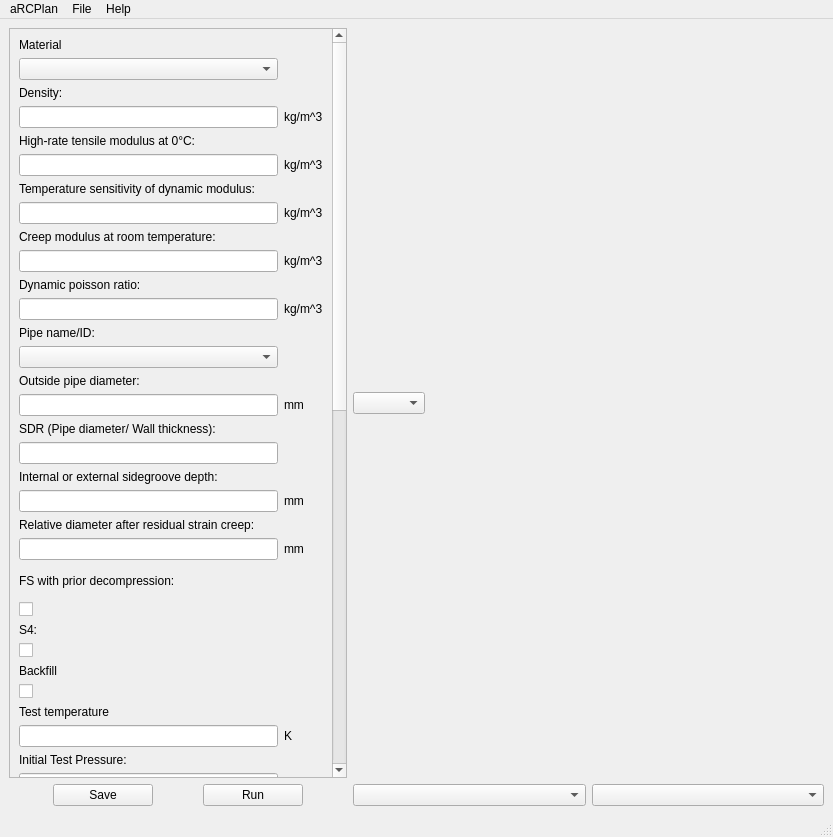
<?xml version="1.0" encoding="UTF-8"?>
<ui version="4.0">
 <class>guimain</class>
 <widget class="QMainWindow" name="guimain">
  <property name="geometry">
   <rect>
    <x>0</x>
    <y>0</y>
    <width>833</width>
    <height>837</height>
   </rect>
  </property>
  <property name="maximumSize">
   <size>
    <width>16777215</width>
    <height>16777215</height>
   </size>
  </property>
  <property name="windowTitle">
   <string>aRCPlan</string>
  </property>
  <property name="unifiedTitleAndToolBarOnMac">
   <bool>false</bool>
  </property>
  <widget class="QWidget" name="centralwidget">
   <layout class="QGridLayout" name="gridLayout">
    <item row="0" column="2" rowspan="3">
     <widget class="QCustomPlot" name="Crackplot" native="true">
      <property name="minimumSize">
       <size>
        <width>465</width>
        <height>300</height>
       </size>
      </property>
     </widget>
    </item>
    <item row="7" column="0">
     <layout class="QHBoxLayout" name="horizontalLayout_2">
      <item>
       <widget class="QPushButton" name="Save">
        <property name="enabled">
         <bool>true</bool>
        </property>
        <property name="sizePolicy">
         <sizepolicy hsizetype="Minimum" vsizetype="Fixed">
          <horstretch>0</horstretch>
          <verstretch>0</verstretch>
         </sizepolicy>
        </property>
        <property name="maximumSize">
         <size>
          <width>100</width>
          <height>50</height>
         </size>
        </property>
        <property name="text">
         <string>Save</string>
        </property>
       </widget>
      </item>
      <item>
       <widget class="QPushButton" name="Runbutton">
        <property name="sizePolicy">
         <sizepolicy hsizetype="Minimum" vsizetype="Fixed">
          <horstretch>0</horstretch>
          <verstretch>0</verstretch>
         </sizepolicy>
        </property>
        <property name="maximumSize">
         <size>
          <width>100</width>
          <height>50</height>
         </size>
        </property>
        <property name="text">
         <string>Run</string>
        </property>
       </widget>
      </item>
     </layout>
    </item>
    <item row="7" column="2" colspan="2">
     <layout class="QHBoxLayout" name="horizontalLayout">
      <item>
       <widget class="QComboBox" name="xCombo"/>
      </item>
      <item>
       <widget class="QComboBox" name="yCombo"/>
      </item>
     </layout>
    </item>
    <item row="3" column="2" colspan="2">
     <layout class="QHBoxLayout" name="horizontalLayout_3">
      <item>
       <widget class="QComboBox" name="varCombo"/>
      </item>
      <item>
       <spacer name="horizontalSpacer">
        <property name="orientation">
         <enum>Qt::Horizontal</enum>
        </property>
        <property name="sizeHint" stdset="0">
         <size>
          <width>40</width>
          <height>20</height>
         </size>
        </property>
       </spacer>
      </item>
     </layout>
    </item>
    <item row="0" column="0" rowspan="7">
     <widget class="QScrollArea" name="scrollArea_2">
      <property name="widgetResizable">
       <bool>true</bool>
      </property>
      <widget class="QWidget" name="scrollAreaWidgetContents_2">
       <property name="geometry">
        <rect>
         <x>0</x>
         <y>0</y>
         <width>328</width>
         <height>1722</height>
        </rect>
       </property>
       <layout class="QGridLayout" name="gridLayout_3">
        <item row="34" column="1">
         <widget class="QLabel" name="label_19">
          <property name="text">
           <string>MPa</string>
          </property>
         </widget>
        </item>
        <item row="12" column="0">
         <widget class="QLineEdit" name="creepmodulus"/>
        </item>
        <item row="32" column="1">
         <widget class="QLabel" name="label_18">
          <property name="text">
           <string>K</string>
          </property>
         </widget>
        </item>
        <item row="8" column="1">
         <widget class="QLabel" name="label_16">
          <property name="text">
           <string>kg/m^3</string>
          </property>
         </widget>
        </item>
        <item row="63" column="0">
         <widget class="QLineEdit" name="from">
          <property name="sizePolicy">
           <sizepolicy hsizetype="Fixed" vsizetype="Fixed">
            <horstretch>0</horstretch>
            <verstretch>0</verstretch>
           </sizepolicy>
          </property>
         </widget>
        </item>
        <item row="42" column="0">
         <widget class="QLineEdit" name="waterfraction"/>
        </item>
        <item row="17" column="0" colspan="2">
         <widget class="QLabel" name="PipeID_22">
          <property name="text">
           <string>Outside pipe diameter:</string>
          </property>
         </widget>
        </item>
        <item row="1" column="0">
         <widget class="QComboBox" name="materialname"/>
        </item>
        <item row="65" column="0">
         <widget class="QLineEdit" name="to">
          <property name="sizePolicy">
           <sizepolicy hsizetype="Fixed" vsizetype="Fixed">
            <horstretch>0</horstretch>
            <verstretch>0</verstretch>
           </sizepolicy>
          </property>
         </widget>
        </item>
        <item row="10" column="1">
         <widget class="QLabel" name="label_17">
          <property name="text">
           <string>kg/m^3</string>
          </property>
         </widget>
        </item>
        <item row="30" column="0">
         <widget class="QCheckBox" name="backfill">
          <property name="text">
           <string/>
          </property>
         </widget>
        </item>
        <item row="46" column="0">
         <widget class="QLineEdit" name="initiallength"/>
        </item>
        <item row="29" column="0">
         <widget class="QLabel" name="label_11">
          <property name="text">
           <string>Backfill</string>
          </property>
         </widget>
        </item>
        <item row="38" column="0">
         <widget class="QLineEdit" name="backfilldensity"/>
        </item>
        <item row="11" column="0" colspan="2">
         <widget class="QLabel" name="Creepmodulus">
          <property name="text">
           <string>Creep modulus at room temperature:</string>
          </property>
         </widget>
        </item>
        <item row="24" column="0">
         <widget class="QLineEdit" name="relativediameter"/>
        </item>
        <item row="8" column="0">
         <widget class="QLineEdit" name="dynamicmodulus"/>
        </item>
        <item row="25" column="0">
         <widget class="QLabel" name="label_12">
          <property name="minimumSize">
           <size>
            <width>0</width>
            <height>30</height>
           </size>
          </property>
          <property name="baseSize">
           <size>
            <width>0</width>
            <height>30</height>
           </size>
          </property>
          <property name="text">
           <string>FS with prior decompression:</string>
          </property>
          <property name="wordWrap">
           <bool>true</bool>
          </property>
         </widget>
        </item>
        <item row="7" column="0">
         <widget class="QLabel" name="DynamicModulus">
          <property name="text">
           <string>High-rate tensile modulus at 0°C:</string>
          </property>
         </widget>
        </item>
        <item row="36" column="0">
         <widget class="QLineEdit" name="backfilldepth"/>
        </item>
        <item row="40" column="0">
         <widget class="QLineEdit" name="solidfraction"/>
        </item>
        <item row="52" column="0">
         <widget class="QCheckBox" name="verbose">
          <property name="text">
           <string/>
          </property>
         </widget>
        </item>
        <item row="18" column="0">
         <widget class="QLineEdit" name="outsidediameter"/>
        </item>
        <item row="27" column="0">
         <widget class="QLabel" name="label_13">
          <property name="text">
           <string>S4:</string>
          </property>
         </widget>
        </item>
        <item row="22" column="0">
         <widget class="QLineEdit" name="groovedepth"/>
        </item>
        <item row="54" column="0">
         <widget class="QCheckBox" name="singlemode">
          <property name="text">
           <string/>
          </property>
         </widget>
        </item>
        <item row="48" column="0">
         <widget class="QLineEdit" name="crackspeed"/>
        </item>
        <item row="50" column="0">
         <widget class="QLineEdit" name="fdnumber"/>
        </item>
        <item row="13" column="0" colspan="2">
         <widget class="QLabel" name="Poissonratio">
          <property name="text">
           <string>Dynamic poisson ratio:</string>
          </property>
         </widget>
        </item>
        <item row="14" column="1">
         <widget class="QLabel" name="label_23">
          <property name="text">
           <string>kg/m^3</string>
          </property>
         </widget>
        </item>
        <item row="9" column="0" colspan="2">
         <widget class="QLabel" name="DDynamicModulus">
          <property name="text">
           <string>Temperature sensitivity of dynamic modulus:</string>
          </property>
         </widget>
        </item>
        <item row="6" column="0">
         <widget class="QLineEdit" name="density"/>
        </item>
        <item row="56" column="0">
         <widget class="QCheckBox" name="rangemode">
          <property name="text">
           <string/>
          </property>
         </widget>
        </item>
        <item row="28" column="0">
         <widget class="QCheckBox" name="s4">
          <property name="text">
           <string/>
          </property>
         </widget>
        </item>
        <item row="18" column="1">
         <widget class="QLabel" name="label_24">
          <property name="text">
           <string>mm</string>
          </property>
         </widget>
        </item>
        <item row="24" column="1">
         <widget class="QLabel" name="label_26">
          <property name="text">
           <string>mm</string>
          </property>
         </widget>
        </item>
        <item row="19" column="0" colspan="2">
         <widget class="QLabel" name="PipeID_25">
          <property name="text">
           <string>SDR (Pipe diameter/ Wall thickness): </string>
          </property>
         </widget>
        </item>
        <item row="44" column="0">
         <widget class="QCheckBox" name="fixedlength">
          <property name="text">
           <string/>
          </property>
         </widget>
        </item>
        <item row="20" column="0">
         <widget class="QLineEdit" name="sdr"/>
        </item>
        <item row="14" column="0">
         <widget class="QLineEdit" name="dynpoissonratio"/>
        </item>
        <item row="61" column="0">
         <widget class="QLineEdit" name="noofpoints">
          <property name="sizePolicy">
           <sizepolicy hsizetype="Fixed" vsizetype="Fixed">
            <horstretch>0</horstretch>
            <verstretch>0</verstretch>
           </sizepolicy>
          </property>
         </widget>
        </item>
        <item row="32" column="0">
         <widget class="QLineEdit" name="testtemperature"/>
        </item>
        <item row="10" column="0">
         <widget class="QLineEdit" name="deltadynamicmodulus"/>
        </item>
        <item row="2" column="0" colspan="2">
         <widget class="QLabel" name="Density">
          <property name="text">
           <string>Density:</string>
          </property>
         </widget>
        </item>
        <item row="16" column="0">
         <widget class="QComboBox" name="pipename"/>
        </item>
        <item row="36" column="1">
         <widget class="QLabel" name="label_20">
          <property name="text">
           <string>mm</string>
          </property>
         </widget>
        </item>
        <item row="6" column="1">
         <widget class="QLabel" name="label_15">
          <property name="text">
           <string>kg/m^3</string>
          </property>
         </widget>
        </item>
        <item row="58" column="0">
         <widget class="QComboBox" name="parameter">
          <property name="sizePolicy">
           <sizepolicy hsizetype="Fixed" vsizetype="Fixed">
            <horstretch>0</horstretch>
            <verstretch>0</verstretch>
           </sizepolicy>
          </property>
          <property name="frame">
           <bool>true</bool>
          </property>
         </widget>
        </item>
        <item row="26" column="0">
         <widget class="QCheckBox" name="fs">
          <property name="text">
           <string/>
          </property>
         </widget>
        </item>
        <item row="34" column="0">
         <widget class="QLineEdit" name="initialpressure"/>
        </item>
        <item row="12" column="1">
         <widget class="QLabel" name="label_22">
          <property name="text">
           <string>kg/m^3</string>
          </property>
         </widget>
        </item>
        <item row="38" column="1">
         <widget class="QLabel" name="label_21">
          <property name="text">
           <string>kg/m^3</string>
          </property>
         </widget>
        </item>
        <item row="22" column="1">
         <widget class="QLabel" name="label_25">
          <property name="text">
           <string>mm</string>
          </property>
         </widget>
        </item>
        <item row="15" column="0" colspan="2">
         <widget class="QLabel" name="pipeID">
          <property name="text">
           <string>Pipe name/ID:</string>
          </property>
         </widget>
        </item>
        <item row="0" column="0" colspan="2">
         <widget class="QLabel" name="label_79">
          <property name="text">
           <string>Material</string>
          </property>
         </widget>
        </item>
        <item row="21" column="0" colspan="2">
         <widget class="QLabel" name="PipeID_24">
          <property name="text">
           <string>Internal or external sidegroove depth: </string>
          </property>
         </widget>
        </item>
        <item row="23" column="0" colspan="2">
         <widget class="QLabel" name="PipeID_23">
          <property name="text">
           <string>Relative diameter after residual strain creep: </string>
          </property>
         </widget>
        </item>
        <item row="39" column="0" colspan="2">
         <widget class="QLabel" name="PipeID_13">
          <property name="text">
           <string>Fraction of internal volume occupied by rigid core:</string>
          </property>
         </widget>
        </item>
        <item row="41" column="0" colspan="2">
         <widget class="QLabel" name="PipeID_14">
          <property name="text">
           <string>Fraction of internal volume occupied by water:</string>
          </property>
         </widget>
        </item>
        <item row="35" column="0" colspan="2">
         <widget class="QLabel" name="PipeID_11">
          <property name="text">
           <string>Backfill Depth:</string>
          </property>
         </widget>
        </item>
        <item row="33" column="0" colspan="2">
         <widget class="QLabel" name="PipeID_10">
          <property name="text">
           <string>Initial Test Pressure: </string>
          </property>
         </widget>
        </item>
        <item row="45" column="0" colspan="2">
         <widget class="QLabel" name="PipeID_15">
          <property name="text">
           <string>Outflow length (fixed or estimated value):</string>
          </property>
         </widget>
        </item>
        <item row="43" column="0" colspan="2">
         <widget class="QLabel" name="label_14">
          <property name="text">
           <string>Auto-calculate outflow length?</string>
          </property>
          <property name="wordWrap">
           <bool>true</bool>
          </property>
         </widget>
        </item>
        <item row="37" column="0" colspan="2">
         <widget class="QLabel" name="PipeID_12">
          <property name="text">
           <string>Backfill Density: </string>
          </property>
         </widget>
        </item>
        <item row="31" column="0" colspan="2">
         <widget class="QLabel" name="PipeID_9">
          <property name="text">
           <string>Test temperature</string>
          </property>
         </widget>
        </item>
        <item row="49" column="0" colspan="2">
         <widget class="QLabel" name="PipeID_17">
          <property name="text">
           <string>Number of finite elements:</string>
          </property>
         </widget>
        </item>
        <item row="47" column="0" colspan="2">
         <widget class="QLabel" name="PipeID_16">
          <property name="text">
           <string>Crack speed (single-shot analysis):</string>
          </property>
         </widget>
        </item>
        <item row="51" column="0" colspan="2">
         <widget class="QLabel" name="label_4">
          <property name="text">
           <string>Verbose mode (not recomended):</string>
          </property>
          <property name="wordWrap">
           <bool>true</bool>
          </property>
         </widget>
        </item>
        <item row="53" column="0" colspan="2">
         <widget class="QLabel" name="label_2">
          <property name="text">
           <string>Single Shot:</string>
          </property>
         </widget>
        </item>
        <item row="55" column="0" colspan="2">
         <widget class="QLabel" name="label">
          <property name="text">
           <string>Range:</string>
          </property>
         </widget>
        </item>
        <item row="57" column="0" colspan="2">
         <widget class="QLabel" name="label_7">
          <property name="text">
           <string>Parameter:</string>
          </property>
         </widget>
        </item>
        <item row="60" column="0" colspan="2">
         <widget class="QLabel" name="label_10">
          <property name="text">
           <string>No. of Points:</string>
          </property>
         </widget>
        </item>
        <item row="62" column="0" colspan="2">
         <widget class="QLabel" name="label_8">
          <property name="text">
           <string>From:</string>
          </property>
          <property name="alignment">
           <set>Qt::AlignLeading|Qt::AlignLeft|Qt::AlignVCenter</set>
          </property>
         </widget>
        </item>
        <item row="64" column="0">
         <widget class="QLabel" name="label_9">
          <property name="text">
           <string>To:</string>
          </property>
          <property name="alignment">
           <set>Qt::AlignLeading|Qt::AlignLeft|Qt::AlignVCenter</set>
          </property>
         </widget>
        </item>
       </layout>
      </widget>
     </widget>
    </item>
    <item row="4" column="2" rowspan="3">
     <widget class="QCustomPlot" name="Resultsplot" native="true">
      <property name="minimumSize">
       <size>
        <width>465</width>
        <height>300</height>
       </size>
      </property>
      <property name="contextMenuPolicy">
       <enum>Qt::NoContextMenu</enum>
      </property>
      <property name="toolTip">
       <string extracomment="Navigate plots using table below."/>
      </property>
      <property name="toolTipDuration">
       <number>1</number>
      </property>
      <property name="statusTip">
       <string extracomment="Navigate plots using table below."/>
      </property>
     </widget>
    </item>
   </layout>
  </widget>
  <widget class="QMenuBar" name="menubar">
   <property name="geometry">
    <rect>
     <x>0</x>
     <y>0</y>
     <width>833</width>
     <height>22</height>
    </rect>
   </property>
   <widget class="QMenu" name="menuARCPlan">
    <property name="title">
     <string>aRCPlan</string>
    </property>
    <addaction name="actionAbout"/>
   </widget>
   <widget class="QMenu" name="menu_Parameters">
    <property name="title">
     <string>File</string>
    </property>
    <addaction name="action_Load"/>
    <addaction name="action_Save"/>
   </widget>
   <widget class="QMenu" name="menuHelp">
    <property name="title">
     <string>Help</string>
    </property>
    <addaction name="actionARCPlan_Help"/>
    <addaction name="separator"/>
    <addaction name="actionAcknowledgements"/>
   </widget>
   <addaction name="menuARCPlan"/>
   <addaction name="menu_Parameters"/>
   <addaction name="menuHelp"/>
  </widget>
  <widget class="QStatusBar" name="statusBar"/>
  <action name="action_Load">
   <property name="text">
    <string>&amp;Load Parameters</string>
   </property>
  </action>
  <action name="action_Save">
   <property name="text">
    <string>&amp;Save Parameters</string>
   </property>
  </action>
  <action name="actionAbout">
   <property name="text">
    <string>About</string>
   </property>
  </action>
  <action name="actionARCPlan_Help">
   <property name="text">
    <string>aRCPlan Help</string>
   </property>
  </action>
  <action name="actionAcknowledgements">
   <property name="text">
    <string>Acknowledgements</string>
   </property>
  </action>
 </widget>
 <customwidgets>
  <customwidget>
   <class>QCustomPlot</class>
   <extends>QWidget</extends>
   <header>../../qcustomplot.h</header>
   <container>1</container>
  </customwidget>
 </customwidgets>
 <resources/>
 <connections/>
</ui>
